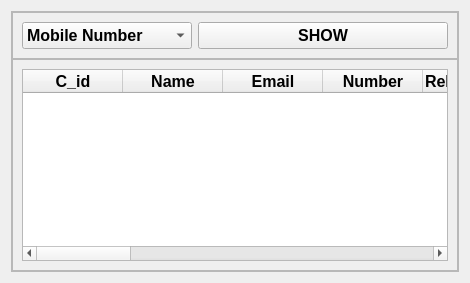
                      <widget class="QWidget" name="home">
                       <layout class="QVBoxLayout" name="verticalLayout_8">
                        <item>
                         <widget class="QFrame" name="frame_15">
                          <property name="frameShape">
                           <enum>QFrame::StyledPanel</enum>
                          </property>
                          <property name="frameShadow">
                           <enum>QFrame::Raised</enum>
                          </property>
                          <layout class="QVBoxLayout" name="verticalLayout_6">
                           <property name="spacing">
                            <number>0</number>
                           </property>
                           <property name="leftMargin">
                            <number>0</number>
                           </property>
                           <property name="topMargin">
                            <number>0</number>
                           </property>
                           <property name="rightMargin">
                            <number>0</number>
                           </property>
                           <property name="bottomMargin">
                            <number>0</number>
                           </property>
                           <item alignment="Qt::AlignHCenter">
                            <widget class="QFrame" name="frame_24">
                             <property name="frameShape">
                              <enum>QFrame::StyledPanel</enum>
                             </property>
                             <property name="frameShadow">
                              <enum>QFrame::Raised</enum>
                             </property>
                             <layout class="QHBoxLayout" name="horizontalLayout_15">
                              <item>
                               <widget class="QComboBox" name="home_combo">
                                <property name="maximumSize">
                                 <size>
                                  <width>250</width>
                                  <height>16777215</height>
                                 </size>
                                </property>
                                <property name="font">
                                 <font>
                                  <pointsize>12</pointsize>
                                  <weight>75</weight>
                                  <bold>true</bold>
                                 </font>
                                </property>
                                <item>
                                 <property name="text">
                                  <string>Mobile Number</string>
                                 </property>
                                </item>
                                <item>
                                 <property name="text">
                                  <string>Land Line Number</string>
                                 </property>
                                </item>
                               </widget>
                              </item>
                              <item>
                               <widget class="QPushButton" name="home_show">
                                <property name="minimumSize">
                                 <size>
                                  <width>250</width>
                                  <height>0</height>
                                 </size>
                                </property>
                                <property name="maximumSize">
                                 <size>
                                  <width>250</width>
                                  <height>16777215</height>
                                 </size>
                                </property>
                                <property name="font">
                                 <font>
                                  <pointsize>12</pointsize>
                                  <weight>75</weight>
                                  <bold>true</bold>
                                 </font>
                                </property>
                                <property name="text">
                                 <string>SHOW</string>
                                </property>
                               </widget>
                              </item>
                             </layout>
                            </widget>
                           </item>
                           <item>
                            <widget class="QFrame" name="frame_25">
                             <property name="frameShape">
                              <enum>QFrame::StyledPanel</enum>
                             </property>
                             <property name="frameShadow">
                              <enum>QFrame::Raised</enum>
                             </property>
                             <layout class="QHBoxLayout" name="horizontalLayout_18">
                              <item>
                               <widget class="QTableWidget" name="tableWidget_6">
                                <column>
                                 <property name="text">
                                  <string>C_id</string>
                                 </property>
                                 <property name="font">
                                  <font>
                                   <pointsize>12</pointsize>
                                   <weight>75</weight>
                                   <bold>true</bold>
                                  </font>
                                 </property>
                                </column>
                                <column>
                                 <property name="text">
                                  <string>Name</string>
                                 </property>
                                 <property name="font">
                                  <font>
                                   <pointsize>12</pointsize>
                                   <weight>75</weight>
                                   <bold>true</bold>
                                  </font>
                                 </property>
                                </column>
                                <column>
                                 <property name="text">
                                  <string>Email</string>
                                 </property>
                                 <property name="font">
                                  <font>
                                   <pointsize>12</pointsize>
                                   <weight>75</weight>
                                   <bold>true</bold>
                                  </font>
                                 </property>
                                </column>
                                <column>
                                 <property name="text">
                                  <string>Number</string>
                                 </property>
                                 <property name="font">
                                  <font>
                                   <pointsize>12</pointsize>
                                   <weight>75</weight>
                                   <bold>true</bold>
                                  </font>
                                 </property>
                                </column>
                                <column>
                                 <property name="text">
                                  <string>Relationship</string>
                                 </property>
                                 <property name="font">
                                  <font>
                                   <pointsize>12</pointsize>
                                   <weight>75</weight>
                                   <bold>true</bold>
                                  </font>
                                 </property>
                                </column>
                                <column>
                                 <property name="text">
                                  <string>Type</string>
                                 </property>
                                 <property name="font">
                                  <font>
                                   <pointsize>12</pointsize>
                                   <weight>75</weight>
                                   <bold>true</bold>
                                  </font>
                                 </property>
                                </column>
                                <column>
                                 <property name="text">
                                  <string>Date_of_Birth</string>
                                 </property>
                                 <property name="font">
                                  <font>
                                   <pointsize>12</pointsize>
                                   <weight>75</weight>
                                   <bold>true</bold>
                                  </font>
                                 </property>
                                </column>
                                <column>
                                 <property name="text">
                                  <string>Hno</string>
                                 </property>
                                 <property name="font">
                                  <font>
                                   <pointsize>12</pointsize>
                                   <weight>75</weight>
                                   <bold>true</bold>
                                  </font>
                                 </property>
                                </column>
                                <column>
                                 <property name="text">
                                  <string>Hname</string>
                                 </property>
                                 <property name="font">
                                  <font>
                                   <pointsize>12</pointsize>
                                   <weight>75</weight>
                                   <bold>true</bold>
                                  </font>
                                 </property>
                                </column>
                                <column>
                                 <property name="text">
                                  <string>Area</string>
                                 </property>
                                 <property name="font">
                                  <font>
                                   <pointsize>12</pointsize>
                                   <weight>75</weight>
                                   <bold>true</bold>
                                  </font>
                                 </property>
                                </column>
                                <column>
                                 <property name="text">
                                  <string>City</string>
                                 </property>
                                 <property name="font">
                                  <font>
                                   <pointsize>12</pointsize>
                                   <weight>75</weight>
                                   <bold>true</bold>
                                  </font>
                                 </property>
                                </column>
                                <column>
                                 <property name="text">
                                  <string>State</string>
                                 </property>
                                 <property name="font">
                                  <font>
                                   <pointsize>12</pointsize>
                                   <weight>75</weight>
                                   <bold>true</bold>
                                  </font>
                                 </property>
                                </column>
                                <column>
                                 <property name="text">
                                  <string>PinCode</string>
                                 </property>
                                 <property name="font">
                                  <font>
                                   <pointsize>12</pointsize>
                                   <weight>75</weight>
                                   <bold>true</bold>
                                  </font>
                                 </property>
                                </column>
                                <column>
                                 <property name="text">
                                  <string>Zone</string>
                                 </property>
                                 <property name="font">
                                  <font>
                                   <pointsize>12</pointsize>
                                   <weight>75</weight>
                                   <bold>true</bold>
                                  </font>
                                 </property>
                                </column>
                                <column>
                                 <property name="text">
                                  <string>Company</string>
                                 </property>
                                 <property name="font">
                                  <font>
                                   <pointsize>12</pointsize>
                                   <weight>75</weight>
                                   <bold>true</bold>
                                  </font>
                                 </property>
                                </column>
                                <column>
                                 <property name="text">
                                  <string>Location</string>
                                 </property>
                                 <property name="font">
                                  <font>
                                   <pointsize>12</pointsize>
                                   <weight>75</weight>
                                   <bold>true</bold>
                                  </font>
                                 </property>
                                </column>
                                <column>
                                 <property name="text">
                                  <string>Phone_Type</string>
                                 </property>
                                 <property name="font">
                                  <font>
                                   <pointsize>12</pointsize>
                                   <weight>75</weight>
                                   <bold>true</bold>
                                  </font>
                                 </property>
                                </column>
                               </widget>
                              </item>
                             </layout>
                            </widget>
                           </item>
                          </layout>
                         </widget>
                        </item>
                       </layout>
                      </widget>
